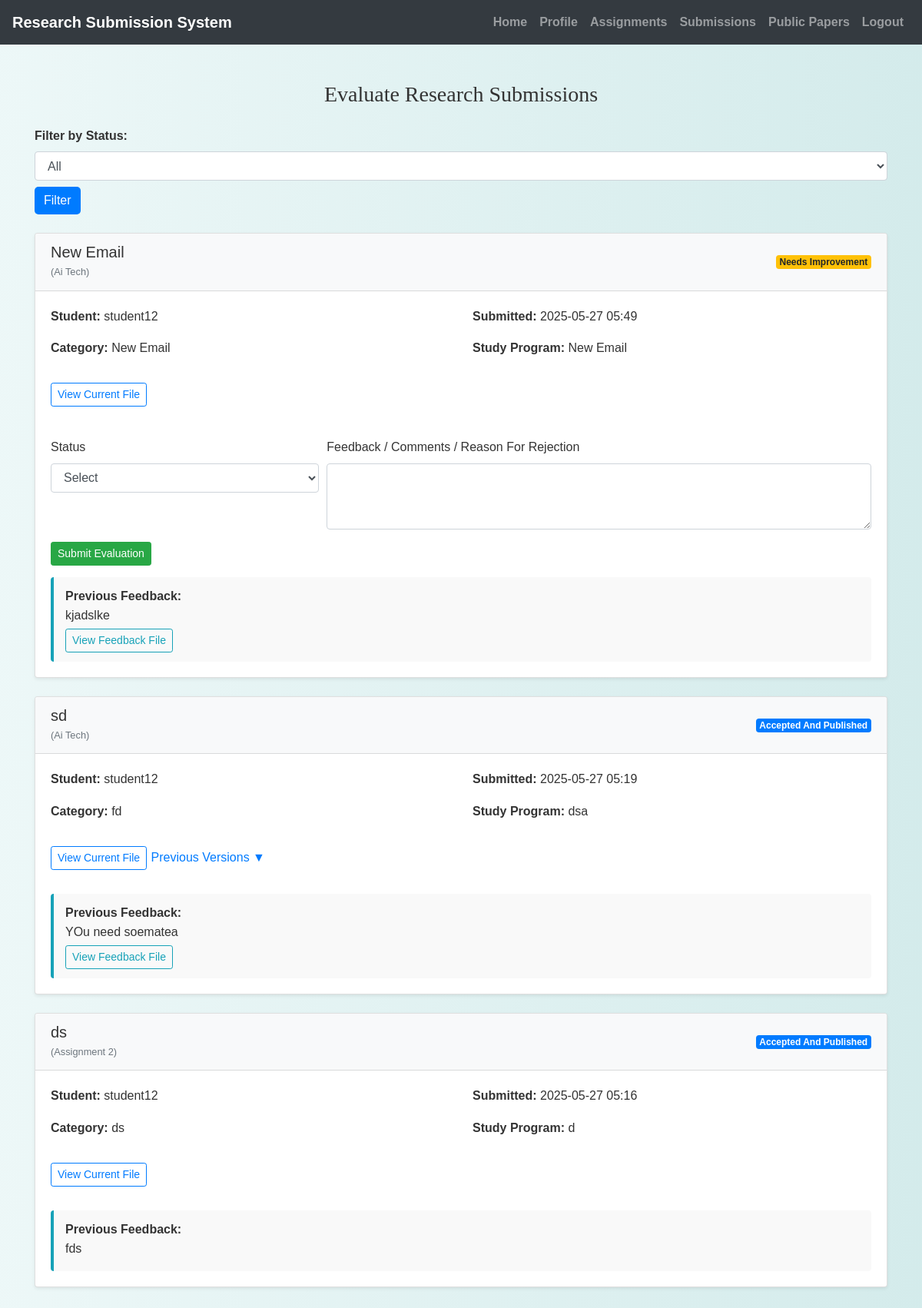
/faculty/faculty_submissions.php (signed in), run on the app's committed database.
### tables this page shows
CREATE TABLE `submissions` (
  `submission_id` int(11) NOT NULL,
  `assignment_id` int(11) NOT NULL,
  `student_id` int(11) NOT NULL,
  `supervisor_id` int(11) NOT NULL,
  `title` varchar(255) NOT NULL,
  `abstract` text NOT NULL,
  `keywords` varchar(255) DEFAULT NULL,
  `category` varchar(100) DEFAULT NULL,
  `domain` varchar(100) DEFAULT NULL,
  `file_path` varchar(255) NOT NULL,
  `file_type` enum('pdf','doc','docx') NOT NULL,
  `submission_date` timestamp NOT NULL DEFAULT current_timestamp(),
  `status` enum('pending','under_review','accepted','rejected','needs_improvement','accepted_and_published') DEFAULT 'pending',
  `feedback` text DEFAULT NULL,
  `feedback_file` varchar(255) DEFAULT NULL,
  `rating` int(11) DEFAULT NULL
);

CREATE TABLE `researchassignments` (
  `assignment_id` int(11) NOT NULL,
  `title` varchar(255) NOT NULL,
  `description` text DEFAULT NULL,
  `created_by` int(11) NOT NULL,
  `due_date` datetime NOT NULL,
  `created_at` timestamp NOT NULL DEFAULT current_timestamp(),
  `updated_at` timestamp NOT NULL DEFAULT current_timestamp() ON UPDATE current_timestamp()
);

CREATE TABLE `users` (
  `id` int(11) NOT NULL,
  `username` varchar(50) NOT NULL,
  `password` varchar(255) NOT NULL,
  `email` varchar(100) NOT NULL,
  `phone` varchar(20) NOT NULL,
  `age` int(11) DEFAULT NULL,
  `bio` text DEFAULT NULL,
  `user_type` varchar(50) DEFAULT NULL,
  `profile_picture` varchar(255) DEFAULT NULL,
  `status` enum('pending','approved','rejected') DEFAULT 'pending',
  `full_name` varchar(100) NOT NULL,
  `affiliation` varchar(150) NOT NULL,
  `expertise` text NOT NULL,
  `publications` int(11) NOT NULL DEFAULT 0
);

### faculty/faculty_submissions.php (the view, shortened to what this page needs)
<?php
include('config.php');
$user_id = $_SESSION["id"];
$status_filter = isset($_GET['status_filter']) ? $_GET['status_filter'] : "";
$sql = "SELECT s.*, u.username AS student_name, u.email AS student_email, ra.title AS assignment_title
        FROM Submissions s
        JOIN Users u ON s.student_id = u.id
        JOIN ResearchAssignments ra ON s.assignment_id = ra.assignment_id
        WHERE s.supervisor_id = ?";
$sql .= " ORDER BY s.submission_date DESC";
$stmt = mysqli_prepare($conn, $sql);
if (!empty($status_filter)) {
    mysqli_stmt_bind_param($stmt, "is", $user_id, $status_filter);
} else {
    mysqli_stmt_bind_param($stmt, "i", $user_id);
}
mysqli_stmt_execute($stmt);
$result = mysqli_stmt_get_result($stmt);
?>
<!DOCTYPE html>
<html>
<head>
    <link rel="stylesheet" href="https://maxcdn.bootstrapcdn.com/bootstrap/4.5.2/css/bootstrap.min.css">
    <link rel="stylesheet" href="../css/style.css">
</head>
<body>
<?php include('navbar.php'); ?>
<div class="container my-5">
    <h3 class="mb-4">Evaluate Research Submissions</h3>
    <form method="get" class=" mb-4 align-items-center">
        <label class="mr-2 font-weight-bold" for="status_filter">Filter by Status:</label>
        <select name="status_filter" id="status_filter" class="form-control mr-3">
            <option value="" <?= !isset($_GET['status_filter']) ? 'selected' : '' ?>>All</option>
        </select>
        <button type="submit" class="mt-2 btn btn-primary">Filter</button>
    </form>
    <?php if (mysqli_num_rows($result) > 0): ?>
        <?php while ($row = mysqli_fetch_assoc($result)): ?>
            <div class="card mb-4 shadow-sm">
                <div class="card-header d-flex justify-content-between align-items-center">
                    <div>
                        <h5 class="mb-0"><?= htmlspecialchars($row['title']) ?></h5>
                        <small class="text-muted">(<?= htmlspecialchars($row['assignment_title']) ?>)</small>
                    </div>
                    <span class="badge status-badge status-<?= htmlspecialchars($row['status']) ?>">
                        <?= ucfirst(str_replace("_", " ", $row['status'])) ?>
                    </span>
                </div>
                <div class="card-body">
                    <div class="row mb-3">
                        <div class="col-md-6">
                            <p><strong>Student:</strong> <?= htmlspecialchars($row['student_name']) ?></p>
                            <p><strong>Category:</strong> <?= htmlspecialchars($row['category']) ?></p>
                        </div>
                        <div class="col-md-6">
                            <p><strong>Submitted:</strong> <?= date('Y-m-d H:i', strtotime($row['submission_date'])) ?></p>
                            <p><strong>Study Program:</strong> <?= htmlspecialchars($row['domain']) ?></p>
                        </div>
                    </div>
                    <a href="../student/<?= htmlspecialchars($row['file_path']) ?>" class="btn btn-outline-primary btn-sm mb-3" target="_blank">View Current File</a>
                    <?php
                    $ver_sql = "SELECT * FROM SubmissionVersions WHERE submission_id = ? ORDER BY uploaded_at DESC";
                    $ver_stmt = mysqli_prepare($conn, $ver_sql);
                    mysqli_stmt_bind_param($ver_stmt, "i", $row['submission_id']);
                    mysqli_stmt_execute($ver_stmt);
                    $ver_result = mysqli_stmt_get_result($ver_stmt);
                    if (mysqli_num_rows($ver_result) > 0):
                    ?>
                        <button class="btn btn-link p-0 mb-3" type="button" data-toggle="collapse" data-target="#versions-<?= $row['submission_id'] ?>" aria-expanded="false" aria-controls="versions-<?= $row['submission_id'] ?>">
                            Previous Versions ▼
                        </button>
                    <?php endif; ?>
                    <?php if ($row['status'] !== 'accepted_and_published'): ?>
                        <form method="post" enctype="multipart/form-data" class="mt-4">
                            <div class="form-row">
                                <div class="form-group col-md-4">
                                    <label for="status-<?= $row['submission_id'] ?>">Status</label>
                                    <select id="status-<?= $row['submission_id'] ?>" name="status" class="form-control status-select" required onchange="toggleFeedbackFile(this)">
                                        <option value="">Select</option>
                                    </select>
                                </div>
                                <div class="form-group col-md-8">
                                    <label for="feedback-<?= $row['submission_id'] ?>">Feedback / Comments / Reason For Rejection</label>
                                    <textarea id="feedback-<?= $row['submission_id'] ?>" name="feedback" class="form-control" rows="3" required></textarea>
                                </div>
                            </div>
                            <button type="submit" class="btn btn-success btn-sm">Submit Evaluation</button>
                        </form>
                    <?php endif; ?>
                    <?php if (!empty($row['feedback'])): ?>
                        <div class="feedback-box">
                            <strong>Previous Feedback:</strong>
                            <p class="mb-1"><?= nl2br(htmlspecialchars($row['feedback'])) ?></p>
                            <?php if (!empty($row['feedback_file'])): ?>
                                <a href="<?= htmlspecialchars($row['feedback_file']) ?>" target="_blank" class="btn btn-outline-info btn-sm">View Feedback File</a>
                            <?php endif; ?>
                        </div>
                    <?php endif; ?>
                </div>
            </div>
        <?php endwhile; ?>
    <?php else: ?>
        <div class="alert alert-info">No submissions found.</div>
    <?php endif; ?>
</div>
</body>
</html>

### css/style.css (style rules this page uses)
body { background: linear-gradient(90deg, rgba(233, 246, 246, 0.831), rgba(207, 233, 233, 0.9)); font-family: 'Arial', sans-serif; color: #333; line-height: 1.6; }
h1, h2, h3, h4 { text-align: center; margin-top: 30px; margin-bottom: 30px; font-family: 'Georgia', serif; }
.container { margin-bottom: 40px; }
.btn-primary { color: #fff; border: none; border-radius: 5px; cursor: pointer; transition: background-color 0.3s ease; }
a { color: #006666; text-decoration: none; font-weight: bold; }

### faculty/faculty_submissions.php (style rules this page uses)
.card-header { font-weight: 600; background-color: #f8f9fa; }
.feedback-box { background-color: #f9f9f9; border-left: 4px solid #17a2b8; padding: 12px 15px; margin-top: 15px; border-radius: 4px; }
.status-badge { text-transform: capitalize; }
.status-accepted_and_published { background-color: #007bff; color: white; }
.status-needs_improvement { background-color: #ffc107; color: #212529; }

### data on the page
submissions: title "New Email", assignment.title "Ai Tech", status "Needs Improvement", student.username "student12", category "New Email", submission_date "2025-05-27 05:49", domain "New Email", feedback "kjadslke"
submissions: title "sd", assignment.title "Ai Tech", status "Accepted And Published", student.username "student12", category "fd", submission_date "2025-05-27 05:19", domain "dsa", feedback "YOu need soematea"
submissions: title "ds", assignment.title "Assignment 2", status "Accepted And Published", student.username "student12", category "ds", submission_date "2025-05-27 05:16", domain "d", feedback "fds"
